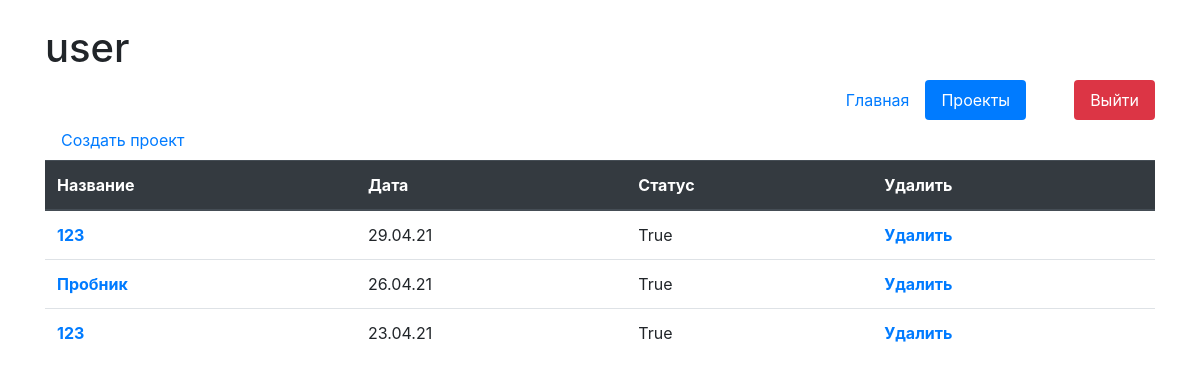
Before: /projects (signed in) with the older database file.
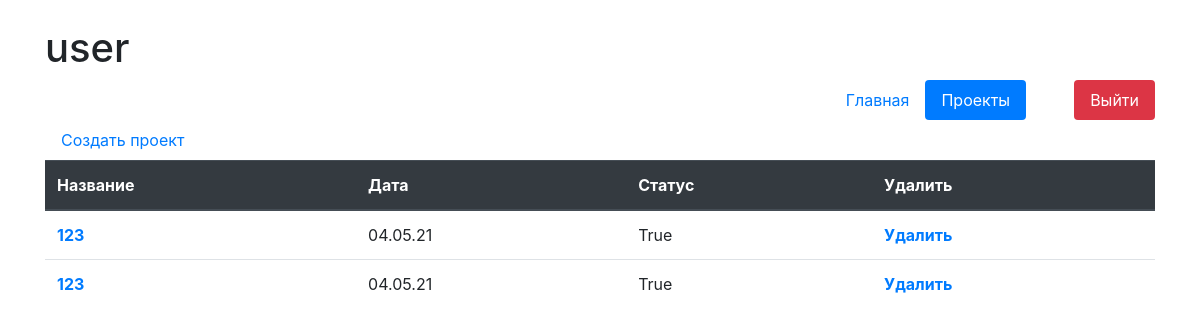
After: the same page with the newer database file.
### f_clustering/models.py (models this page shows)
class Projects(models.Model):
	author = models.ForeignKey(User, on_delete = models.CASCADE, verbose_name='Автор', blank=True, null=True)
	date = models.DateTimeField(auto_now=True)
	name = models.CharField(max_length=200, verbose_name='Название')
	stage = models.IntegerField(default=0)
	status = models.BooleanField(verbose_name='Готово', default=False)
	attach = models.FileField(storage=FileSystemStorage(location='df'))
	settings = models.FileField(storage=FileSystemStorage(location='settings'))
	comments = models.TextField()

### f_clustering/views.py (the view)
# urls.py: path('projects', views.SpeechProjectsView.as_view(), name='projects'),
class SpeechProjectsView(ListView):
	model = Projects
	template_name = 'projects.html'
	def get_context_data(self, **kwargs):
		kwargs['data'] = Projects.objects.filter(author = self.request.user).order_by('-date')
		return super().get_context_data(**kwargs)

### f_clustering/templates/projects.html
{% extends 'main.html' %}
  {% block content %}
  	<div class="container">
      {% url 'add_projects' as url_add_projects %}
      <a class="nav-link" href="{{url_add_projects}}">Создать проект</a>
      <table class="table">
        <thead class="thead-dark">
          <tr>
            <th scope="col">Название</th>
            <th scope="col">Дата</th>
            <th scope="col">Статус</th>
            <th scope="col">Удалить</th>
          </tr>
        </thead>
        <tbody>
          {% for i in data %}
            <tr>
              <th scope="row"><a href="{% url 'start_project' i.id %}">{{i.name}}</a></td>
              <td>{{i.date|date:'d.m.y'}}</td>
              <td>{{i.status}}</td>
              <th scope="row"><a href="{% url 'delete_project' i.id %}">Удалить</a></td>
            </tr>
          {% endfor %}
      </table>
  	</div>
  {% endblock %}

### f_clustering/templates/main.html (shortened to what this page needs)
<!doctype html>
<html lang="en">
  <head>
    <link rel="stylesheet" href="https://stackpath.bootstrapcdn.com/bootstrap/4.5.2/css/bootstrap.min.css">
  </head>
  <body>
    <div class="container mt-4">
      <h1>{{request.user}}</h1>
      <ul class="nav nav-pills justify-content-end">
        <li class="nav-item">
          {% url 'main' as url_main %}
          <a class="nav-link {% if url_main == request.path %} active {% endif %}" href="{{url_main}}">Главная</a>
        </li>
        {% if request.user.is_authenticated %}
          <li class="nav-item">
            {% url 'projects' as url_projects %}
            <a class="nav-link {% if url_projects == request.path %}active{% endif %}" href="{{url_projects}}">Проекты</a>
          </li>
          <li class="nav-item">
            {% url 'logout' as url_logout %}
            <a class="nav-link btn-danger ml-5" href="{{url_logout}}">Выйти</a>
          </li>
        {% endif %}
      </ul>
    </div>
    {% block content %}{% endblock %}
  </body>
</html>

Changed rows visible on the page:
removed Projects: name "123", date "29.04.21", status "True"
removed Projects: name "Пробник", date "26.04.21", status "True"
removed Projects: name "123", date "23.04.21", status "True"
added Projects: name "123", date "04.05.21", status "True"
added Projects: name "123", date "04.05.21", status "True"
